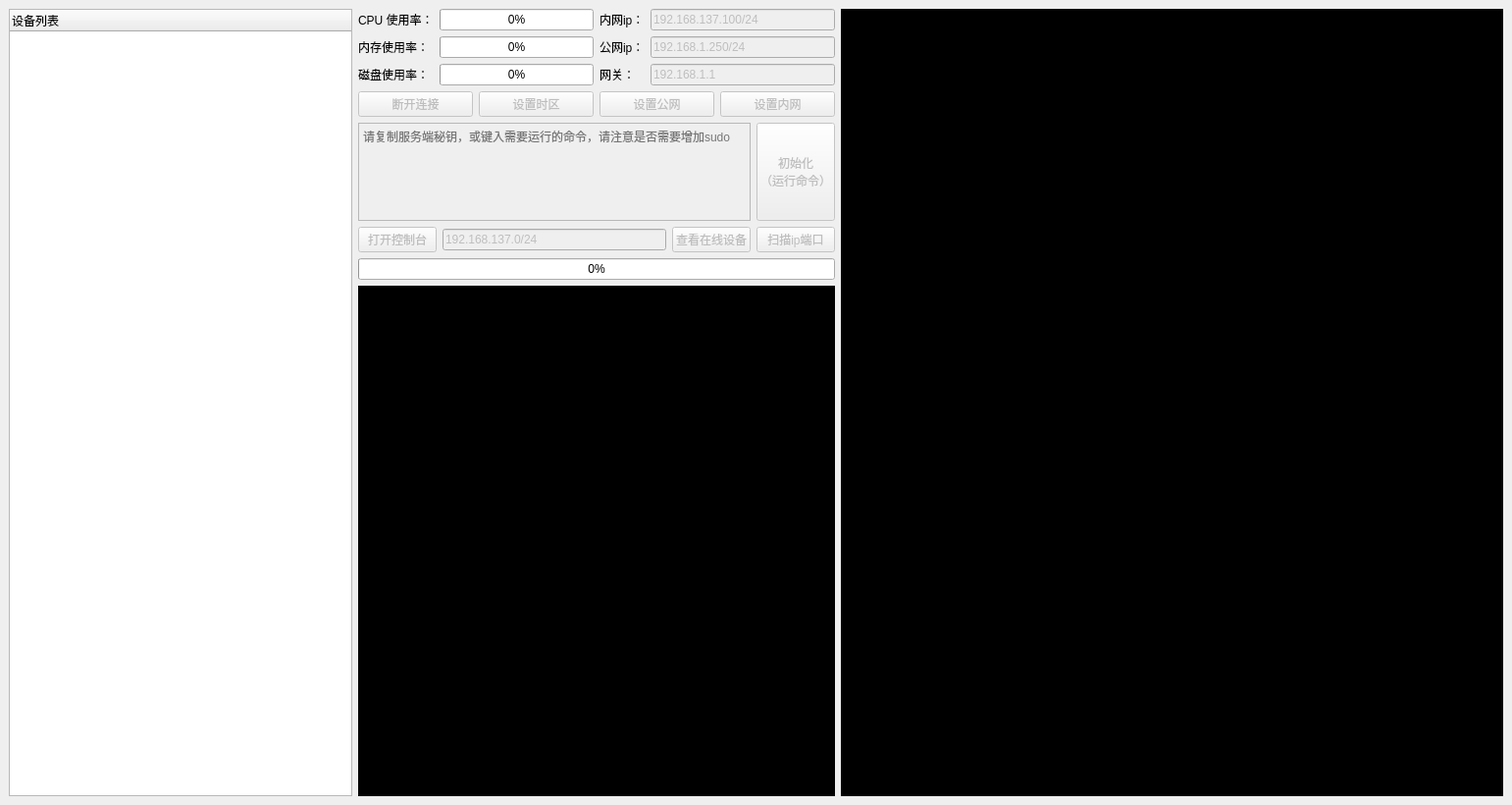
<?xml version="1.0" encoding="UTF-8"?>
<ui version="4.0">
 <class>MainWindow</class>
 <widget class="QMainWindow" name="MainWindow">
  <property name="geometry">
   <rect>
    <x>0</x>
    <y>0</y>
    <width>1541</width>
    <height>820</height>
   </rect>
  </property>
  <property name="minimumSize">
   <size>
    <width>1519</width>
    <height>817</height>
   </size>
  </property>
  <property name="maximumSize">
   <size>
    <width>16777215</width>
    <height>16777215</height>
   </size>
  </property>
  <property name="focusPolicy">
   <enum>Qt::FocusPolicy::NoFocus</enum>
  </property>
  <property name="windowTitle">
   <string>Aiotmin</string>
  </property>
  <widget class="QWidget" name="centralwidget">
   <property name="sizePolicy">
    <sizepolicy hsizetype="Expanding" vsizetype="Expanding">
     <horstretch>0</horstretch>
     <verstretch>0</verstretch>
    </sizepolicy>
   </property>
   <layout class="QGridLayout" name="gridLayout_5">
    <item row="0" column="0">
     <layout class="QGridLayout" name="gridLayout_4" rowstretch="0">
      <property name="sizeConstraint">
       <enum>QLayout::SizeConstraint::SetNoConstraint</enum>
      </property>
      <item row="0" column="1">
       <layout class="QGridLayout" name="gridLayout_3">
        <item row="0" column="0" colspan="2">
         <layout class="QGridLayout" name="gridLayout_2">
          <item row="0" column="0">
           <widget class="QLabel" name="label">
            <property name="tabletTracking">
             <bool>false</bool>
            </property>
            <property name="text">
             <string>CPU 使用率：</string>
            </property>
           </widget>
          </item>
          <item row="0" column="1">
           <widget class="QProgressBar" name="cpuRate">
            <property name="value">
             <number>0</number>
            </property>
           </widget>
          </item>
          <item row="1" column="0">
           <widget class="QLabel" name="label_2">
            <property name="tabletTracking">
             <bool>false</bool>
            </property>
            <property name="text">
             <string>内存使用率：</string>
            </property>
           </widget>
          </item>
          <item row="1" column="1">
           <widget class="QProgressBar" name="memRate">
            <property name="value">
             <number>0</number>
            </property>
           </widget>
          </item>
          <item row="2" column="0">
           <widget class="QLabel" name="label_3">
            <property name="tabletTracking">
             <bool>false</bool>
            </property>
            <property name="text">
             <string>磁盘使用率：</string>
            </property>
           </widget>
          </item>
          <item row="2" column="1">
           <widget class="QProgressBar" name="diskRate">
            <property name="value">
             <number>0</number>
            </property>
           </widget>
          </item>
         </layout>
        </item>
        <item row="0" column="2" colspan="2">
         <layout class="QGridLayout" name="gridLayout">
          <item row="0" column="0">
           <widget class="QLabel" name="label_5">
            <property name="tabletTracking">
             <bool>false</bool>
            </property>
            <property name="text">
             <string>内网ip：</string>
            </property>
           </widget>
          </item>
          <item row="0" column="1">
           <widget class="QLineEdit" name="lanIP">
            <property name="enabled">
             <bool>false</bool>
            </property>
            <property name="tabletTracking">
             <bool>false</bool>
            </property>
            <property name="focusPolicy">
             <enum>Qt::FocusPolicy::ClickFocus</enum>
            </property>
            <property name="text">
             <string>192.168.137.100/24</string>
            </property>
           </widget>
          </item>
          <item row="1" column="0">
           <widget class="QLabel" name="label_4">
            <property name="tabletTracking">
             <bool>false</bool>
            </property>
            <property name="text">
             <string>公网ip：</string>
            </property>
           </widget>
          </item>
          <item row="1" column="1">
           <widget class="QLineEdit" name="wanIP">
            <property name="enabled">
             <bool>false</bool>
            </property>
            <property name="tabletTracking">
             <bool>false</bool>
            </property>
            <property name="focusPolicy">
             <enum>Qt::FocusPolicy::ClickFocus</enum>
            </property>
            <property name="text">
             <string>192.168.1.250/24</string>
            </property>
           </widget>
          </item>
          <item row="2" column="0">
           <widget class="QLabel" name="label_8">
            <property name="tabletTracking">
             <bool>false</bool>
            </property>
            <property name="text">
             <string>网关：</string>
            </property>
           </widget>
          </item>
          <item row="2" column="1">
           <widget class="QLineEdit" name="gateway">
            <property name="enabled">
             <bool>false</bool>
            </property>
            <property name="tabletTracking">
             <bool>false</bool>
            </property>
            <property name="focusPolicy">
             <enum>Qt::FocusPolicy::ClickFocus</enum>
            </property>
            <property name="text">
             <string>192.168.1.1</string>
            </property>
           </widget>
          </item>
         </layout>
        </item>
        <item row="1" column="0">
         <widget class="QPushButton" name="discButton">
          <property name="enabled">
           <bool>false</bool>
          </property>
          <property name="tabletTracking">
           <bool>false</bool>
          </property>
          <property name="focusPolicy">
           <enum>Qt::FocusPolicy::ClickFocus</enum>
          </property>
          <property name="text">
           <string>断开连接</string>
          </property>
         </widget>
        </item>
        <item row="1" column="1">
         <widget class="QPushButton" name="timezoneButton">
          <property name="enabled">
           <bool>false</bool>
          </property>
          <property name="tabletTracking">
           <bool>false</bool>
          </property>
          <property name="focusPolicy">
           <enum>Qt::FocusPolicy::ClickFocus</enum>
          </property>
          <property name="text">
           <string>设置时区</string>
          </property>
         </widget>
        </item>
        <item row="1" column="2">
         <widget class="QPushButton" name="setWan">
          <property name="enabled">
           <bool>false</bool>
          </property>
          <property name="tabletTracking">
           <bool>false</bool>
          </property>
          <property name="focusPolicy">
           <enum>Qt::FocusPolicy::ClickFocus</enum>
          </property>
          <property name="text">
           <string>设置公网</string>
          </property>
         </widget>
        </item>
        <item row="1" column="3">
         <widget class="QPushButton" name="setLan">
          <property name="enabled">
           <bool>false</bool>
          </property>
          <property name="tabletTracking">
           <bool>false</bool>
          </property>
          <property name="focusPolicy">
           <enum>Qt::FocusPolicy::ClickFocus</enum>
          </property>
          <property name="text">
           <string>设置内网</string>
          </property>
         </widget>
        </item>
        <item row="2" column="0" colspan="4">
         <layout class="QHBoxLayout" name="horizontalLayout">
          <item>
           <widget class="QPlainTextEdit" name="initKey">
            <property name="enabled">
             <bool>false</bool>
            </property>
            <property name="sizePolicy">
             <sizepolicy hsizetype="Fixed" vsizetype="Fixed">
              <horstretch>0</horstretch>
              <verstretch>0</verstretch>
             </sizepolicy>
            </property>
            <property name="minimumSize">
             <size>
              <width>400</width>
              <height>100</height>
             </size>
            </property>
            <property name="focusPolicy">
             <enum>Qt::FocusPolicy::ClickFocus</enum>
            </property>
            <property name="placeholderText">
             <string>请复制服务端秘钥，或键入需要运行的命令，请注意是否需要增加sudo</string>
            </property>
           </widget>
          </item>
          <item>
           <widget class="QPushButton" name="init">
            <property name="enabled">
             <bool>false</bool>
            </property>
            <property name="sizePolicy">
             <sizepolicy hsizetype="Fixed" vsizetype="Fixed">
              <horstretch>0</horstretch>
              <verstretch>0</verstretch>
             </sizepolicy>
            </property>
            <property name="maximumSize">
             <size>
              <width>100</width>
              <height>100</height>
             </size>
            </property>
            <property name="tabletTracking">
             <bool>false</bool>
            </property>
            <property name="focusPolicy">
             <enum>Qt::FocusPolicy::ClickFocus</enum>
            </property>
            <property name="text">
             <string>初始化
（运行命令）</string>
            </property>
           </widget>
          </item>
         </layout>
        </item>
        <item row="3" column="0" colspan="4">
         <layout class="QHBoxLayout" name="horizontalLayout_2">
          <item>
           <widget class="QPushButton" name="webview">
            <property name="enabled">
             <bool>false</bool>
            </property>
            <property name="tabletTracking">
             <bool>false</bool>
            </property>
            <property name="focusPolicy">
             <enum>Qt::FocusPolicy::ClickFocus</enum>
            </property>
            <property name="text">
             <string>打开控制台</string>
            </property>
           </widget>
          </item>
          <item>
           <widget class="QLineEdit" name="iport">
            <property name="enabled">
             <bool>false</bool>
            </property>
            <property name="focusPolicy">
             <enum>Qt::FocusPolicy::ClickFocus</enum>
            </property>
            <property name="text">
             <string>192.168.137.0/24</string>
            </property>
           </widget>
          </item>
          <item>
           <widget class="QPushButton" name="seeOnline">
            <property name="enabled">
             <bool>false</bool>
            </property>
            <property name="tabletTracking">
             <bool>false</bool>
            </property>
            <property name="focusPolicy">
             <enum>Qt::FocusPolicy::ClickFocus</enum>
            </property>
            <property name="text">
             <string>查看在线设备</string>
            </property>
           </widget>
          </item>
          <item>
           <widget class="QPushButton" name="showPort">
            <property name="enabled">
             <bool>false</bool>
            </property>
            <property name="tabletTracking">
             <bool>false</bool>
            </property>
            <property name="focusPolicy">
             <enum>Qt::FocusPolicy::ClickFocus</enum>
            </property>
            <property name="text">
             <string>扫描ip端口</string>
            </property>
           </widget>
          </item>
         </layout>
        </item>
        <item row="4" column="0" colspan="4">
         <layout class="QVBoxLayout" name="verticalLayout">
          <item>
           <widget class="QProgressBar" name="progressBar">
            <property name="value">
             <number>0</number>
            </property>
           </widget>
          </item>
          <item>
           <widget class="QTextBrowser" name="result">
            <property name="enabled">
             <bool>false</bool>
            </property>
            <property name="sizePolicy">
             <sizepolicy hsizetype="Expanding" vsizetype="Expanding">
              <horstretch>0</horstretch>
              <verstretch>0</verstretch>
             </sizepolicy>
            </property>
            <property name="sizeIncrement">
             <size>
              <width>0</width>
              <height>0</height>
             </size>
            </property>
            <property name="baseSize">
             <size>
              <width>506</width>
              <height>477</height>
             </size>
            </property>
            <property name="palette">
             <palette>
              <active>
               <colorrole role="WindowText">
                <brush brushstyle="SolidPattern">
                 <color alpha="255">
                  <red>255</red>
                  <green>255</green>
                  <blue>255</blue>
                 </color>
                </brush>
               </colorrole>
               <colorrole role="Button">
                <brush brushstyle="SolidPattern">
                 <color alpha="255">
                  <red>0</red>
                  <green>0</green>
                  <blue>0</blue>
                 </color>
                </brush>
               </colorrole>
               <colorrole role="Text">
                <brush brushstyle="SolidPattern">
                 <color alpha="255">
                  <red>255</red>
                  <green>255</green>
                  <blue>255</blue>
                 </color>
                </brush>
               </colorrole>
               <colorrole role="Base">
                <brush brushstyle="SolidPattern">
                 <color alpha="255">
                  <red>0</red>
                  <green>0</green>
                  <blue>0</blue>
                 </color>
                </brush>
               </colorrole>
               <colorrole role="Window">
                <brush brushstyle="SolidPattern">
                 <color alpha="255">
                  <red>0</red>
                  <green>0</green>
                  <blue>0</blue>
                 </color>
                </brush>
               </colorrole>
               <colorrole role="PlaceholderText">
                <brush brushstyle="SolidPattern">
                 <color alpha="128">
                  <red>120</red>
                  <green>120</green>
                  <blue>120</blue>
                 </color>
                </brush>
               </colorrole>
              </active>
              <inactive>
               <colorrole role="WindowText">
                <brush brushstyle="SolidPattern">
                 <color alpha="255">
                  <red>255</red>
                  <green>255</green>
                  <blue>255</blue>
                 </color>
                </brush>
               </colorrole>
               <colorrole role="Button">
                <brush brushstyle="SolidPattern">
                 <color alpha="255">
                  <red>0</red>
                  <green>0</green>
                  <blue>0</blue>
                 </color>
                </brush>
               </colorrole>
               <colorrole role="Text">
                <brush brushstyle="SolidPattern">
                 <color alpha="255">
                  <red>255</red>
                  <green>255</green>
                  <blue>255</blue>
                 </color>
                </brush>
               </colorrole>
               <colorrole role="Base">
                <brush brushstyle="SolidPattern">
                 <color alpha="255">
                  <red>0</red>
                  <green>0</green>
                  <blue>0</blue>
                 </color>
                </brush>
               </colorrole>
               <colorrole role="Window">
                <brush brushstyle="SolidPattern">
                 <color alpha="255">
                  <red>0</red>
                  <green>0</green>
                  <blue>0</blue>
                 </color>
                </brush>
               </colorrole>
               <colorrole role="PlaceholderText">
                <brush brushstyle="SolidPattern">
                 <color alpha="128">
                  <red>120</red>
                  <green>120</green>
                  <blue>120</blue>
                 </color>
                </brush>
               </colorrole>
              </inactive>
              <disabled>
               <colorrole role="WindowText">
                <brush brushstyle="SolidPattern">
                 <color alpha="255">
                  <red>120</red>
                  <green>120</green>
                  <blue>120</blue>
                 </color>
                </brush>
               </colorrole>
               <colorrole role="Button">
                <brush brushstyle="SolidPattern">
                 <color alpha="255">
                  <red>0</red>
                  <green>0</green>
                  <blue>0</blue>
                 </color>
                </brush>
               </colorrole>
               <colorrole role="Text">
                <brush brushstyle="SolidPattern">
                 <color alpha="255">
                  <red>120</red>
                  <green>120</green>
                  <blue>120</blue>
                 </color>
                </brush>
               </colorrole>
               <colorrole role="Base">
                <brush brushstyle="SolidPattern">
                 <color alpha="255">
                  <red>0</red>
                  <green>0</green>
                  <blue>0</blue>
                 </color>
                </brush>
               </colorrole>
               <colorrole role="Window">
                <brush brushstyle="SolidPattern">
                 <color alpha="255">
                  <red>0</red>
                  <green>0</green>
                  <blue>0</blue>
                 </color>
                </brush>
               </colorrole>
               <colorrole role="PlaceholderText">
                <brush brushstyle="SolidPattern">
                 <color alpha="128">
                  <red>0</red>
                  <green>0</green>
                  <blue>0</blue>
                 </color>
                </brush>
               </colorrole>
              </disabled>
             </palette>
            </property>
            <property name="font">
             <font>
              <family>Arial</family>
             </font>
            </property>
            <property name="tabletTracking">
             <bool>false</bool>
            </property>
            <property name="focusPolicy">
             <enum>Qt::FocusPolicy::ClickFocus</enum>
            </property>
            <property name="autoFillBackground">
             <bool>true</bool>
            </property>
            <property name="styleSheet">
             <string notr="true">background-color: rgb(0, 0, 0);
font-color: rgb(255, 255, 255)</string>
            </property>
           </widget>
          </item>
         </layout>
        </item>
       </layout>
      </item>
      <item row="0" column="0">
       <widget class="QTreeWidget" name="treeWidget">
        <property name="sizePolicy">
         <sizepolicy hsizetype="Expanding" vsizetype="Expanding">
          <horstretch>0</horstretch>
          <verstretch>0</verstretch>
         </sizepolicy>
        </property>
        <property name="minimumSize">
         <size>
          <width>221</width>
          <height>691</height>
         </size>
        </property>
        <property name="maximumSize">
         <size>
          <width>350</width>
          <height>1051</height>
         </size>
        </property>
        <property name="sizeIncrement">
         <size>
          <width>0</width>
          <height>0</height>
         </size>
        </property>
        <property name="focusPolicy">
         <enum>Qt::FocusPolicy::NoFocus</enum>
        </property>
        <property name="contextMenuPolicy">
         <enum>Qt::ContextMenuPolicy::CustomContextMenu</enum>
        </property>
        <column>
         <property name="text">
          <string>设备列表</string>
         </property>
        </column>
       </widget>
      </item>
      <item row="0" column="2">
       <widget class="QTextBrowser" name="Shell">
        <property name="enabled">
         <bool>false</bool>
        </property>
        <property name="sizePolicy">
         <sizepolicy hsizetype="Expanding" vsizetype="Expanding">
          <horstretch>0</horstretch>
          <verstretch>0</verstretch>
         </sizepolicy>
        </property>
        <property name="minimumSize">
         <size>
          <width>673</width>
          <height>787</height>
         </size>
        </property>
        <property name="palette">
         <palette>
          <active>
           <colorrole role="WindowText">
            <brush brushstyle="SolidPattern">
             <color alpha="255">
              <red>255</red>
              <green>255</green>
              <blue>255</blue>
             </color>
            </brush>
           </colorrole>
           <colorrole role="Button">
            <brush brushstyle="SolidPattern">
             <color alpha="255">
              <red>0</red>
              <green>0</green>
              <blue>0</blue>
             </color>
            </brush>
           </colorrole>
           <colorrole role="Light">
            <brush brushstyle="SolidPattern">
             <color alpha="255">
              <red>255</red>
              <green>255</green>
              <blue>255</blue>
             </color>
            </brush>
           </colorrole>
           <colorrole role="Midlight">
            <brush brushstyle="SolidPattern">
             <color alpha="255">
              <red>255</red>
              <green>255</green>
              <blue>255</blue>
             </color>
            </brush>
           </colorrole>
           <colorrole role="Dark">
            <brush brushstyle="SolidPattern">
             <color alpha="255">
              <red>127</red>
              <green>127</green>
              <blue>127</blue>
             </color>
            </brush>
           </colorrole>
           <colorrole role="Mid">
            <brush brushstyle="SolidPattern">
             <color alpha="255">
              <red>170</red>
              <green>170</green>
              <blue>170</blue>
             </color>
            </brush>
           </colorrole>
           <colorrole role="Text">
            <brush brushstyle="SolidPattern">
             <color alpha="255">
              <red>255</red>
              <green>255</green>
              <blue>255</blue>
             </color>
            </brush>
           </colorrole>
           <colorrole role="BrightText">
            <brush brushstyle="SolidPattern">
             <color alpha="255">
              <red>255</red>
              <green>255</green>
              <blue>255</blue>
             </color>
            </brush>
           </colorrole>
           <colorrole role="ButtonText">
            <brush brushstyle="SolidPattern">
             <color alpha="255">
              <red>0</red>
              <green>0</green>
              <blue>0</blue>
             </color>
            </brush>
           </colorrole>
           <colorrole role="Base">
            <brush brushstyle="SolidPattern">
             <color alpha="255">
              <red>0</red>
              <green>0</green>
              <blue>0</blue>
             </color>
            </brush>
           </colorrole>
           <colorrole role="Window">
            <brush brushstyle="SolidPattern">
             <color alpha="255">
              <red>0</red>
              <green>0</green>
              <blue>0</blue>
             </color>
            </brush>
           </colorrole>
           <colorrole role="Shadow">
            <brush brushstyle="SolidPattern">
             <color alpha="255">
              <red>0</red>
              <green>0</green>
              <blue>0</blue>
             </color>
            </brush>
           </colorrole>
           <colorrole role="AlternateBase">
            <brush brushstyle="SolidPattern">
             <color alpha="255">
              <red>255</red>
              <green>255</green>
              <blue>255</blue>
             </color>
            </brush>
           </colorrole>
           <colorrole role="ToolTipBase">
            <brush brushstyle="SolidPattern">
             <color alpha="255">
              <red>255</red>
              <green>255</green>
              <blue>220</blue>
             </color>
            </brush>
           </colorrole>
           <colorrole role="ToolTipText">
            <brush brushstyle="SolidPattern">
             <color alpha="255">
              <red>0</red>
              <green>0</green>
              <blue>0</blue>
             </color>
            </brush>
           </colorrole>
           <colorrole role="PlaceholderText">
            <brush brushstyle="SolidPattern">
             <color alpha="128">
              <red>255</red>
              <green>255</green>
              <blue>255</blue>
             </color>
            </brush>
           </colorrole>
          </active>
          <inactive>
           <colorrole role="WindowText">
            <brush brushstyle="SolidPattern">
             <color alpha="255">
              <red>255</red>
              <green>255</green>
              <blue>255</blue>
             </color>
            </brush>
           </colorrole>
           <colorrole role="Button">
            <brush brushstyle="SolidPattern">
             <color alpha="255">
              <red>0</red>
              <green>0</green>
              <blue>0</blue>
             </color>
            </brush>
           </colorrole>
           <colorrole role="Light">
            <brush brushstyle="SolidPattern">
             <color alpha="255">
              <red>255</red>
              <green>255</green>
              <blue>255</blue>
             </color>
            </brush>
           </colorrole>
           <colorrole role="Midlight">
            <brush brushstyle="SolidPattern">
             <color alpha="255">
              <red>255</red>
              <green>255</green>
              <blue>255</blue>
             </color>
            </brush>
           </colorrole>
           <colorrole role="Dark">
            <brush brushstyle="SolidPattern">
             <color alpha="255">
              <red>127</red>
              <green>127</green>
              <blue>127</blue>
             </color>
            </brush>
           </colorrole>
           <colorrole role="Mid">
            <brush brushstyle="SolidPattern">
             <color alpha="255">
              <red>170</red>
              <green>170</green>
              <blue>170</blue>
             </color>
            </brush>
           </colorrole>
           <colorrole role="Text">
            <brush brushstyle="SolidPattern">
             <color alpha="255">
              <red>255</red>
              <green>255</green>
              <blue>255</blue>
             </color>
            </brush>
           </colorrole>
           <colorrole role="BrightText">
            <brush brushstyle="SolidPattern">
             <color alpha="255">
              <red>255</red>
              <green>255</green>
              <blue>255</blue>
             </color>
            </brush>
           </colorrole>
           <colorrole role="ButtonText">
            <brush brushstyle="SolidPattern">
             <color alpha="255">
              <red>0</red>
              <green>0</green>
              <blue>0</blue>
             </color>
            </brush>
           </colorrole>
           <colorrole role="Base">
            <brush brushstyle="SolidPattern">
             <color alpha="255">
              <red>0</red>
              <green>0</green>
              <blue>0</blue>
             </color>
            </brush>
           </colorrole>
           <colorrole role="Window">
            <brush brushstyle="SolidPattern">
             <color alpha="255">
              <red>0</red>
              <green>0</green>
              <blue>0</blue>
             </color>
            </brush>
           </colorrole>
           <colorrole role="Shadow">
            <brush brushstyle="SolidPattern">
             <color alpha="255">
              <red>0</red>
              <green>0</green>
              <blue>0</blue>
             </color>
            </brush>
           </colorrole>
           <colorrole role="AlternateBase">
            <brush brushstyle="SolidPattern">
             <color alpha="255">
              <red>255</red>
              <green>255</green>
              <blue>255</blue>
             </color>
            </brush>
           </colorrole>
           <colorrole role="ToolTipBase">
            <brush brushstyle="SolidPattern">
             <color alpha="255">
              <red>255</red>
              <green>255</green>
              <blue>220</blue>
             </color>
            </brush>
           </colorrole>
           <colorrole role="ToolTipText">
            <brush brushstyle="SolidPattern">
             <color alpha="255">
              <red>0</red>
              <green>0</green>
              <blue>0</blue>
             </color>
            </brush>
           </colorrole>
           <colorrole role="PlaceholderText">
            <brush brushstyle="SolidPattern">
             <color alpha="128">
              <red>255</red>
              <green>255</green>
              <blue>255</blue>
             </color>
            </brush>
           </colorrole>
          </inactive>
          <disabled>
           <colorrole role="WindowText">
            <brush brushstyle="SolidPattern">
             <color alpha="255">
              <red>127</red>
              <green>127</green>
              <blue>127</blue>
             </color>
            </brush>
           </colorrole>
           <colorrole role="Button">
            <brush brushstyle="SolidPattern">
             <color alpha="255">
              <red>0</red>
              <green>0</green>
              <blue>0</blue>
             </color>
            </brush>
           </colorrole>
           <colorrole role="Light">
            <brush brushstyle="SolidPattern">
             <color alpha="255">
              <red>255</red>
              <green>255</green>
              <blue>255</blue>
             </color>
            </brush>
           </colorrole>
           <colorrole role="Midlight">
            <brush brushstyle="SolidPattern">
             <color alpha="255">
              <red>255</red>
              <green>255</green>
              <blue>255</blue>
             </color>
            </brush>
           </colorrole>
           <colorrole role="Dark">
            <brush brushstyle="SolidPattern">
             <color alpha="255">
              <red>127</red>
              <green>127</green>
              <blue>127</blue>
             </color>
            </brush>
           </colorrole>
           <colorrole role="Mid">
            <brush brushstyle="SolidPattern">
             <color alpha="255">
              <red>170</red>
              <green>170</green>
              <blue>170</blue>
             </color>
            </brush>
           </colorrole>
           <colorrole role="Text">
            <brush brushstyle="SolidPattern">
             <color alpha="255">
              <red>127</red>
              <green>127</green>
              <blue>127</blue>
             </color>
            </brush>
           </colorrole>
           <colorrole role="BrightText">
            <brush brushstyle="SolidPattern">
             <color alpha="255">
              <red>255</red>
              <green>255</green>
              <blue>255</blue>
             </color>
            </brush>
           </colorrole>
           <colorrole role="ButtonText">
            <brush brushstyle="SolidPattern">
             <color alpha="255">
              <red>127</red>
              <green>127</green>
              <blue>127</blue>
             </color>
            </brush>
           </colorrole>
           <colorrole role="Base">
            <brush brushstyle="SolidPattern">
             <color alpha="255">
              <red>0</red>
              <green>0</green>
              <blue>0</blue>
             </color>
            </brush>
           </colorrole>
           <colorrole role="Window">
            <brush brushstyle="SolidPattern">
             <color alpha="255">
              <red>0</red>
              <green>0</green>
              <blue>0</blue>
             </color>
            </brush>
           </colorrole>
           <colorrole role="Shadow">
            <brush brushstyle="SolidPattern">
             <color alpha="255">
              <red>0</red>
              <green>0</green>
              <blue>0</blue>
             </color>
            </brush>
           </colorrole>
           <colorrole role="AlternateBase">
            <brush brushstyle="SolidPattern">
             <color alpha="255">
              <red>255</red>
              <green>255</green>
              <blue>255</blue>
             </color>
            </brush>
           </colorrole>
           <colorrole role="ToolTipBase">
            <brush brushstyle="SolidPattern">
             <color alpha="255">
              <red>255</red>
              <green>255</green>
              <blue>220</blue>
             </color>
            </brush>
           </colorrole>
           <colorrole role="ToolTipText">
            <brush brushstyle="SolidPattern">
             <color alpha="255">
              <red>0</red>
              <green>0</green>
              <blue>0</blue>
             </color>
            </brush>
           </colorrole>
           <colorrole role="PlaceholderText">
            <brush brushstyle="SolidPattern">
             <color alpha="128">
              <red>255</red>
              <green>255</green>
              <blue>255</blue>
             </color>
            </brush>
           </colorrole>
          </disabled>
         </palette>
        </property>
        <property name="font">
         <font>
          <family>Arial</family>
          <pointsize>12</pointsize>
         </font>
        </property>
        <property name="tabletTracking">
         <bool>false</bool>
        </property>
        <property name="focusPolicy">
         <enum>Qt::FocusPolicy::NoFocus</enum>
        </property>
        <property name="autoFillBackground">
         <bool>true</bool>
        </property>
        <property name="styleSheet">
         <string notr="true">background-color: rgb(0, 0, 0);
font-color: rgb(255, 255, 255)</string>
        </property>
        <property name="verticalScrollBarPolicy">
         <enum>Qt::ScrollBarPolicy::ScrollBarAlwaysOff</enum>
        </property>
        <property name="horizontalScrollBarPolicy">
         <enum>Qt::ScrollBarPolicy::ScrollBarAlwaysOff</enum>
        </property>
        <property name="overwriteMode">
         <bool>false</bool>
        </property>
       </widget>
      </item>
     </layout>
    </item>
   </layout>
  </widget>
  <action name="action">
   <property name="text">
    <string>新建</string>
   </property>
  </action>
 </widget>
 <resources/>
 <connections/>
</ui>
